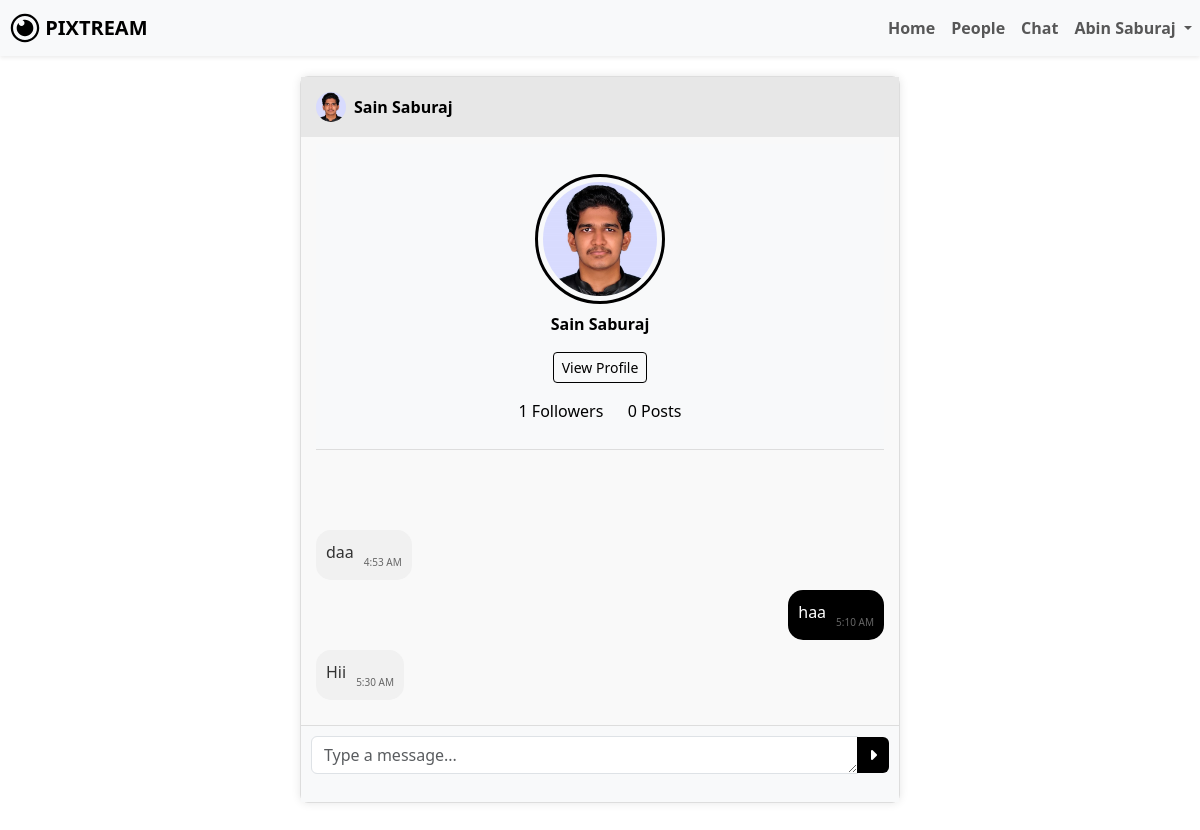
Page /chat_screen.php?user_id=1 (signed in) on the committed database.
### tables this page shows
CREATE TABLE IF NOT EXISTS `users` (
  `id` bigint NOT NULL AUTO_INCREMENT,
  `name` varchar(100) DEFAULT NULL,
  `username` varchar(191) DEFAULT NULL,
  `email` varchar(191) DEFAULT NULL,
  `password` varchar(255) DEFAULT NULL,
  `bio` text,
  `profile_picture` varchar(255) DEFAULT 'default.png',
  `location` varchar(255) DEFAULT NULL,
  `created_at` timestamp NOT NULL DEFAULT CURRENT_TIMESTAMP,
  PRIMARY KEY (`id`),
  UNIQUE KEY `username` (`username`),
  UNIQUE KEY `email` (`email`)
);

CREATE TABLE IF NOT EXISTS `messages` (
  `id` bigint NOT NULL AUTO_INCREMENT,
  `sender_id` bigint DEFAULT NULL,
  `receiver_id` bigint DEFAULT NULL,
  `message` text,
  `created_at` timestamp NOT NULL DEFAULT CURRENT_TIMESTAMP,
  PRIMARY KEY (`id`),
  KEY `sender_id` (`sender_id`),
  KEY `receiver_id` (`receiver_id`)
);

### chat_screen.php (the view, shortened to what this page needs)
<?php
include 'dbconfig.php';
$username = $_SESSION['username'];
$sql = "SELECT * FROM users WHERE username='$username'";
$result = mysqli_query($conn, $sql);
$info = mysqli_fetch_assoc($result);
$log_id = $info['id'];
$name = $info['name'];
$receiver_id = $_GET['user_id'];
$user_sql = "SELECT * FROM users WHERE id='$receiver_id'";
$user_result = mysqli_query($conn, $user_sql);
$user_info = mysqli_fetch_assoc($user_result);
$receiver_id = $user_info['id'];
$receiver_name = $user_info['name'];
$receiver_username = $user_info['username'];
$receiver_profile_pic = $user_info['profile_picture'];
$fcount_sql = "SELECT COUNT(*) FROM follows WHERE followed_id = '$receiver_id';";
$fcount_result = mysqli_query($conn, $fcount_sql);
$fcount_info = mysqli_fetch_array($fcount_result);
$followCount = $fcount_info[0];
$pcount_sql = "SELECT COUNT(*) FROM posts WHERE user_id = '$receiver_id';";
$pcount_result = mysqli_query($conn, $pcount_sql);
$pcount_info = mysqli_fetch_array($pcount_result);
$postCount = $pcount_info[0];
$messages_query = "SELECT * FROM messages WHERE (sender_id='$log_id' AND receiver_id='$receiver_id')
                   OR (sender_id='$receiver_id' AND receiver_id='$log_id') ORDER BY created_at";
$messages_result = mysqli_query($conn, $messages_query);
?>
<!DOCTYPE html>
<html lang="en">
<head>
    <link rel="stylesheet" href="node_modules/bootstrap/dist/css/bootstrap.min.css">
    <link rel="stylesheet" href="library-files/fontawesome/css/all.min.css">
    <link rel="stylesheet" href="assets/css/me.css">
</head>
<body>
<nav class="navbar navbar-expand-lg navbar-light bg-light shadow-sm">
        <a class="navbar-brand" href="dashboard.php">
            <img src="assets/img/LOGO.svg" width="30" height="30" class="d-inline-block align-top" alt="" id="dash-icon">
            <b>PIXTREAM</b>
        </a>
        <div class="collapse navbar-collapse">
            <ul class="navbar-nav ms-auto">
                <li class="nav-item active">
                    <a class="nav-link" href="dashboard.php"><b>Home</b></a>
                </li>
                <li class="nav-item active">
                    <a class="nav-link" href="people.php"><b>People</b></a>
                </li>
                <li class="nav-item active">
                    <a class="nav-link" href="chat.php"><b>Chat</b></a>
                </li>
                <li class="nav-item dropdown">
                    <a class="nav-link dropdown-toggle" href="#" id="navbarDropdownMenuLink" role="button" data-bs-toggle="dropdown" aria-expanded="false">
                        <b><?php echo $name; ?></b>
                    </a>
                </li>
            </ul>
        </div>
    </nav>
    <div class="chat-container">
        <div class="chat-header d-flex align-items-center">
            <img src="profile_picture/<?php echo htmlspecialchars($receiver_profile_pic); ?>"
                alt="Profile Picture" width="30" height="30" class="me-2" style="border-radius: 50%;"/>
            <span><?php echo htmlspecialchars($receiver_name); ?></span>
        </div>
        <div class="messages" id="messages">
            <div class="chat-info">
                <div class="mb-3">
                    <img id="modalProfilePicture" src="profile_picture/<?php echo htmlspecialchars($receiver_profile_pic); ?>" class="rounded-circle chat-dp mb-2" alt="Profile Photo" style="width: 130px;">
                    <p class="text-center"><strong id="modalUserName"><?php echo htmlspecialchars($receiver_name); ?></strong></p>
                    <a href="user_profile.php?username=<?php echo htmlspecialchars($receiver_username); ?>"> <p class="btn mybtn-outline btn-sm mb-3 chat-pf">View Profile</p></a>
                    <p class="text-center"><span id="modalUserFollowCount"><?php echo htmlspecialchars($followCount); ?> Followers</span> &emsp;
                    <span id="modalUserPostCount"><?php echo htmlspecialchars($postCount); ?> Posts</span></p>
                </div>
            </div>
            <?php while ($msg = mysqli_fetch_assoc($messages_result)): ?>
            <div class="message <?php echo $msg['sender_id'] == $log_id ? 'sent' : 'received'; ?>">
                <?php echo htmlspecialchars($msg['message']); ?>
                <span class="timestamp"><?php echo date("g:i A", strtotime($msg['created_at'])); ?></span>
            </div>
            <?php endwhile; ?>
        </div>
        <form class="message-form" action="messaging.php" method="POST">
            <div class="input-group">
                <textarea name="message" class="form-control" placeholder="Type a message..." rows="1" required></textarea>
                <button type="submit" class="btn mybtn" name="send-msg"><i class="fa-solid fa-caret-right"></i></button>
            </div>
        </form>
        <span class="confirm-alert">
        </span>
    </div>
</body>
</html>

### assets/css/me.css (style rules this page uses)
:root { --bs-body-font-weight: 400; }
body { color: black !important; }
li { cursor: pointer; }
.mybtn { background-color: black; color: white; border: none; }
.mybtn-outline { border: 1px solid black; color: black; }
.message { display: block; padding: 10px; border-radius: 15px; margin-bottom: 10px; max-width: 70%; }
.message.sent { background-color: #007bff; color: white; align-self: flex-end; text-align: right; }
.message.received { background-color: #e9ecef; color: black; align-self: flex-start; }
a { color: inherit; text-decoration: none; }
#dash-icon { margin-left: 10px; }
.rounded-circle { border: 3px solid #000000; padding: 5px; }
.message { display: flex; margin-bottom: 10px; }
.message.sent { justify-content: flex-end; }
.message.received { justify-content: flex-start; }
.chat-container { display: flex; flex-direction: column; height: 85vh; max-width: 50%; margin: 0 auto; border: 1px solid #ddd; border-radius: 8px; box-shadow: 0 0 10px rgba(0, 0, 0, 0.1); margin-top: 20px; }
.chat-header { padding: 15px; background-color: #e7e7e7; text-align: center; font-weight: bold; }
.messages { padding: 20px; height: 90%; overflow-y: auto; background-color: #f9f9f9; }
.messages { flex-grow: 1; padding: 15px; overflow-y: auto; display: flex; flex-direction: column; }
.message { max-width: 70%; padding: 10px; border-radius: 15px; margin-bottom: 10px; position: relative; word-wrap: break-word; }
.message.received { align-self: flex-start; background-color: #f1f1f1; color: #333; }
.message.sent { align-self: flex-end; background-color: #000000; color: #fff; }
.timestamp { display: block; font-size: 10px; color: #666; margin-top: 15px; margin-left: 10px; }
.chat-info { padding: 10px; background-color: #f8f9fa; border-bottom: 1px solid #ddd; }
.message-form { padding: 10px; border-top: 1px solid #ddd; background-color: #f8f9fa; margin-bottom: 0px; }
.message-form .input-group { display: flex; align-items: center; }
.chat-info { margin-bottom: 80px; }
.chat-dp { margin-top: 20px !important; margin: auto; display: block; }
.chat-pf { margin: auto; display: block; width: fit-content; }
.confirm-alert { font-size: 12px; text-align: center; background-color: #f8f9fa; }

### rows in the picture
users: name "Abin Saburaj"
users: profile_picture (picture), name "Sain Saburaj"
messages: message "daa", created_at "4:53 AM"
messages: message "haa", created_at "5:10 AM"
messages: message "Hii", created_at "5:30 AM"

### other values in the picture
$followCount "1"
$postCount "0"
